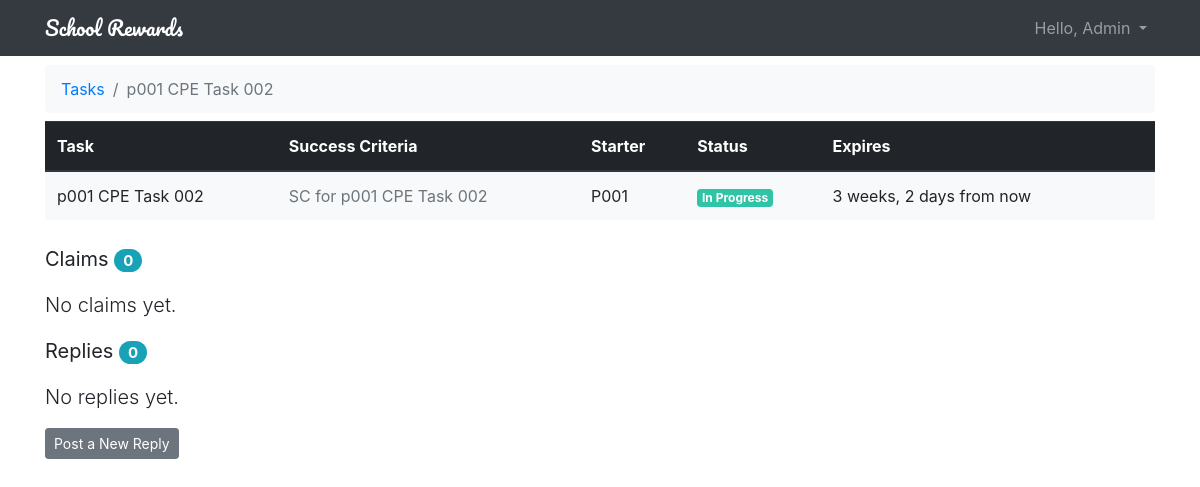
The page /tasks/5/ (signed in) on the database as committed earlier.
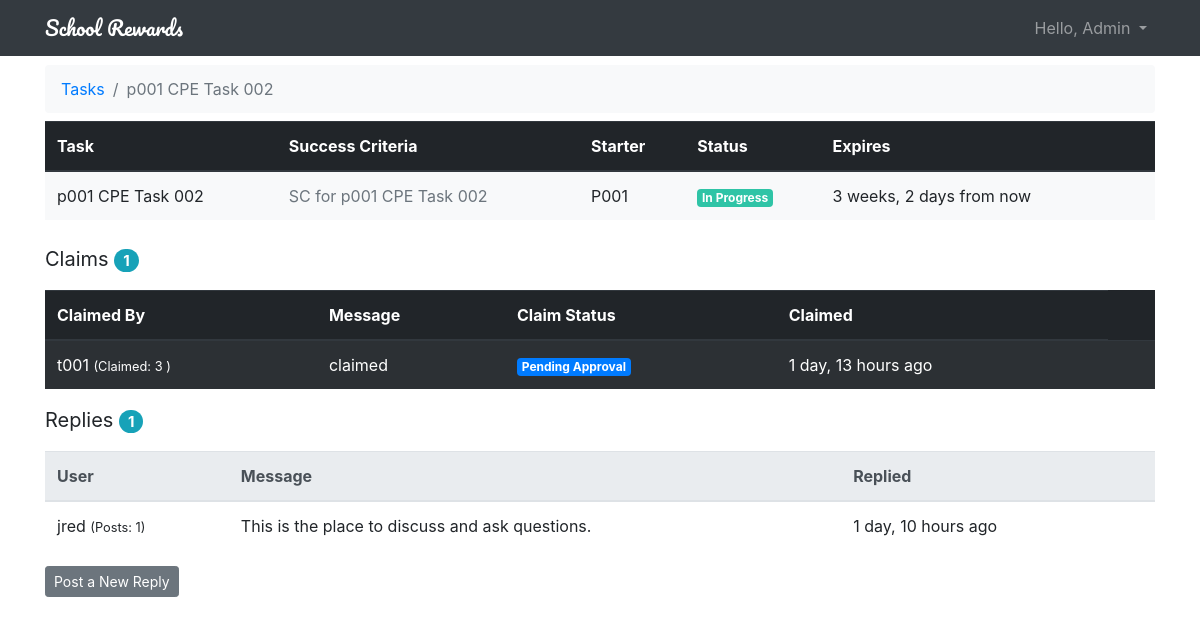
The same page on the database as committed later.
### rewards/models.py (models this page shows, shortened)
class Task(models.Model):
    DAYS_TO_EXPIRE_TASK = 30  # default expiration date
    name = models.CharField(max_length=50, unique=False)
    success_criteria = models.CharField(max_length=4000)
    last_updated = models.DateTimeField(auto_now_add=True)
    expires_on = models.DateTimeField(default=datetime.now()+timedelta(days=DAYS_TO_EXPIRE_TASK))  # defaulted to +30 days
    status = models.ForeignKey(Status, related_name='tasks', on_delete=models.CASCADE, null=True, default=Status.OPEN)
    school = models.ForeignKey(School, related_name='school', on_delete=models.CASCADE, null=True)
    starter = models.ForeignKey(User, related_name='tasks', on_delete=models.CASCADE, null=True)
    reward = models.ForeignKey(Reward, related_name='tasks', on_delete=models.CASCADE, null=True, default='GOLD')
    pass

class User(AbstractUser):
    is_parent = models.BooleanField(default=False)
    is_teacher = models.BooleanField(default=False)

class Status(models.Model):
    OPEN = 1
    CLOSED = 2
    IN_PROGRESS = 3
    PENDING_APPROVAL = 4
    APPROVED = 5
    PENDING_PAYMENT = 6
    STATUS_CHOICES = (
        (OPEN, 'Open'),
        (CLOSED, 'Closed'),
        (IN_PROGRESS, 'In Progress'),
        (PENDING_APPROVAL, 'Pending Approval'),
        (APPROVED, 'Approved'),
        (PENDING_PAYMENT, 'Pending Payment'),
    )
    status = models.IntegerField(default=OPEN, choices=STATUS_CHOICES, primary_key=True)
    color = models.CharField(max_length=7, default='#007bff')
    def get_html_badge(self):
        name = escape(self.get_status_display())
        color = escape(self.color)
        html = '<span class="badge badge-primary" style="background-color: %s">%s</span>' % (color, name)
        return mark_safe(html)

class Claim(models.Model):
    message = models.CharField(max_length=4000, null=False)
    status = models.ForeignKey(Status, related_name='claims', on_delete=models.CASCADE, null=True, default=Status.OPEN)
    task = models.ForeignKey(Task, related_name='claims', on_delete=models.CASCADE, null=True)
    created_at = models.DateTimeField(auto_now_add=True)
    updated_at = models.DateTimeField(null=True)
    created_by = models.ForeignKey(User, related_name='claims', on_delete=models.CASCADE, null=True)
    updated_by = models.ForeignKey(User, related_name='+', on_delete=models.CASCADE, null=True)
    approved_by = models.ForeignKey(User, related_name='+', on_delete=models.CASCADE, null=True)
    approved_on = models.DateTimeField(auto_now_add=True)
    def message_snippet(self):
        if len(self.message) >= 50:
            return self.message[:50]+'...'
        else:
            return self.message

class Post(models.Model):
    message = models.CharField(max_length=4000)
    task = models.ForeignKey(Task, related_name='posts', on_delete=models.CASCADE, null=True)
    created_at = models.DateTimeField(auto_now_add=True)
    updated_at = models.DateTimeField(null=True)
    created_by = models.ForeignKey(User, related_name='posts', on_delete=models.CASCADE, null=True)
    updated_by = models.ForeignKey(User, related_name='+', on_delete=models.CASCADE, null=True)  # one sided association
    pass

### rewards/views.py (the view)
# urls.py: path('tasks/<pk>/', views.task_replies_view, name='task_replies'),
@login_required
def task_replies_view(request, pk):  # task detail view
    task = get_object_or_404(Task, pk=pk)
    try:
        claims = Claim.objects.filter(task=task)  # .values()
    except ObjectDoesNotExist:
        claims = None
    try:
        if request.user.is_parent:
            school = request.user.parent.school
        else:
            school = request.user.teacher.school
    except ObjectDoesNotExist:
        school = None  # TODO: Admin should see tasks for all schools
    queryset = task.posts.order_by('-created_at').annotate(replies=Count('id'))  # posts.id
    page = request.GET.get('page', 1)
    paginator = Paginator(queryset, 2)
    try:
        posts = paginator.page(page)
    except PageNotAnInteger:
        posts = paginator.page(1)
    except EmptyPage:
        posts = paginator.page(paginator.num_pages)
    return render(request, 'task_replies.html', {"task": task, 'posts': posts,
                                                 'claims': claims, 'school': school})

### templates/task_replies.html (shortened to what this page needs)
{% extends 'base.html' %}
{% load humanize %}
{% block breadcrumb %}
<ol class="breadcrumb bg-light my-2">
    <li class="breadcrumb-item"><a href="{% url 'tasks' %}">Tasks</a></li>
    <li class="breadcrumb-item active" aria-current="page">{{ task.name }}</li>
</ol>
{% endblock %}
{% block tasks  %}
    <table class="table table-hover bg-light">
      <thead class="thead-dark">
      <tr>
        <th>Task</th>
        <th>Success Criteria</th>
        <th>Starter</th>
        <th>Status</th>
          <th>Expires</th>
        <th></th>
      </tr>
      </thead>
      <tbody>
      <tr>
        <td>{{ task.name }}</td>
        <td class="text-muted">{{ task.success_criteria }}</td>
          <td class="align-middle">{{ task.starter.username|title }}</td>
        <td class="align-middle">
            {{ task.status.get_html_badge }}
        </td>
          <td class="align-middle">{{ task.expires_on|naturaltime }}</td>
        <td class="align-middle"></td>
      </tr>
      </tbody>
    </table>
<p class="lead">
    <strong>Claims</strong>
    <span class="badge badge-pill badge-info">{{ task.claims.count }}</span>
</p>
{% if task.claims.count > 0 %}
<table class="table table-dark table-striped">
  <thead class="thead">
    <tr>
      <th>Claimed By</th>
      <th>Message</th>
      <th>Claim Status</th>
      <th>Claimed</th>
    </tr>
  </thead>
  <tbody>
  {% for claim in task.claims.all %}
    <tr>
      <td class="align-middle">
        {{ claim.created_by.username}}
        <small>(Claimed: {{ claim.created_by.claims.count }} )</small>
      </td>
      <td class="align-middle">{{ claim.message_snippet }} </td>
      <td class="align-middle">
            {{ claim.status.get_html_badge }}
      </td>
      <td class="align-middle">{{ claim.created_at |naturaltime }}</td>
      <td class="align-middle">
      </td>
    </tr>
  {% endfor %}
  </tbody>
</table>
{% else %}
<div class="lead my-3" class="text-muted">
      No claims yet.
    </div>
{% endif %}
{% endblock %}
{% block replies %}
    <p class="lead">
        <strong>Replies</strong>
        <span class="badge badge-pill badge-info">{{ task.posts.count }}</span>
    </p>
{% if task.posts.count > 0 %}
    <table class="table bg-white">
        <thead class="thead-light">
            <tr>
                <th>User</th>
                <th>Message</th>
                <th>Replied</th>
                <th></th>
            </tr>
        </thead>
        <tbody>
        {% for post in posts %}
        <tr>
            <td class="align-middle">{{ post.created_by.username}}
            <small>(Posts: {{ post.created_by.posts.count }})</small>
            </td>
            <td class="align-middle">{{ post.message }}</td>
            <td class="align-middle">{{ post.created_at |naturaltime }}</td>
            <td class="align-middle">
            </td>
        </tr>
        {% endfor %}
        </tbody>
    </table>
{% else %}
    <div class="lead my-3" class="text-muted">
      No replies yet.
    </div>
{% endif %}
    <a href="{% url 'new_reply_to_task' task.pk %}" class="btn btn-secondary btn-sm" role="button" aria-pressed="true">
        Post a New Reply</a>
{% endblock %}

Rows that differ between the two databases and show on the page:
computed for Task "p001 CPE Task 002": claims.count "0" → "1"; posts.count "0" → "1"
added Claim: created_by.username "t001", created_by.claims.count "3", message_snippet "claimed", status.get_html_badge "Pending Approval", created_at "1 day, 13 hours ago"
added Post: created_by.username "jred", created_by.posts.count "1", message "This is the place to discuss and ask questions.", created_at "1 day, 10 hours ago"
Other text that changed with them:
text no longer shown: "No claims yet. No replies yet."
text now shown: "Claimed By Message Claim Status Claimed User Message Replied"
